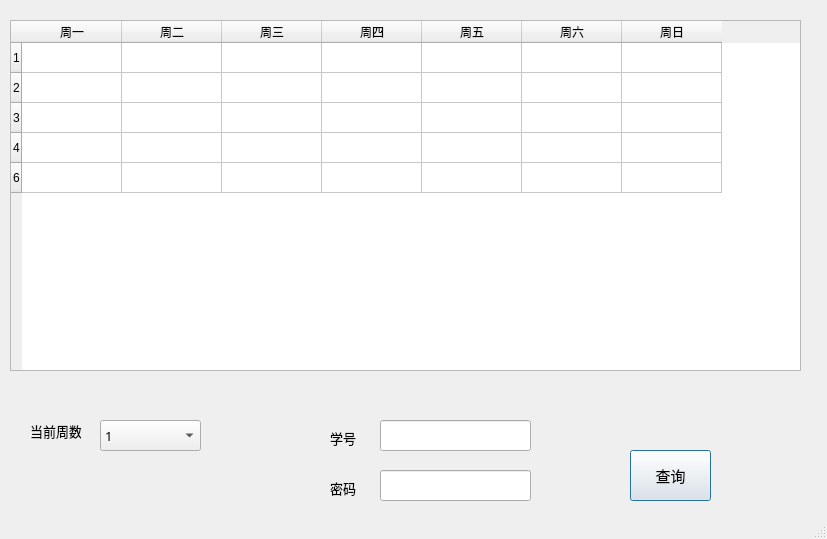
<?xml version="1.0" encoding="UTF-8"?>
<ui version="4.0">
 <class>dialog</class>
 <widget class="QDialog" name="dialog">
  <property name="windowModality">
   <enum>Qt::NonModal</enum>
  </property>
  <property name="enabled">
   <bool>true</bool>
  </property>
  <property name="geometry">
   <rect>
    <x>0</x>
    <y>0</y>
    <width>827</width>
    <height>539</height>
   </rect>
  </property>
  <property name="sizePolicy">
   <sizepolicy hsizetype="Expanding" vsizetype="Expanding">
    <horstretch>2</horstretch>
    <verstretch>2</verstretch>
   </sizepolicy>
  </property>
  <property name="sizeIncrement">
   <size>
    <width>0</width>
    <height>0</height>
   </size>
  </property>
  <property name="font">
   <font>
    <family>微软雅黑</family>
    <pointsize>10</pointsize>
   </font>
  </property>
  <property name="focusPolicy">
   <enum>Qt::NoFocus</enum>
  </property>
  <property name="windowTitle">
   <string>课表查询</string>
  </property>
  <property name="windowIcon">
   <iconset resource="res/images.qrc">
    <normaloff>:/HITers.ico</normaloff>:/HITers.ico</iconset>
  </property>
  <property name="styleSheet">
   <string notr="true">alternate-background-color: rgb(85, 0, 255);</string>
  </property>
  <property name="sizeGripEnabled">
   <bool>true</bool>
  </property>
  <widget class="QTableWidget" name="tableWidget">
   <property name="enabled">
    <bool>true</bool>
   </property>
   <property name="geometry">
    <rect>
     <x>10</x>
     <y>20</y>
     <width>791</width>
     <height>351</height>
    </rect>
   </property>
   <property name="sizePolicy">
    <sizepolicy hsizetype="Expanding" vsizetype="Expanding">
     <horstretch>2</horstretch>
     <verstretch>2</verstretch>
    </sizepolicy>
   </property>
   <property name="font">
    <font>
     <family>微软雅黑</family>
     <pointsize>10</pointsize>
    </font>
   </property>
   <property name="focusPolicy">
    <enum>Qt::NoFocus</enum>
   </property>
   <property name="contextMenuPolicy">
    <enum>Qt::DefaultContextMenu</enum>
   </property>
   <property name="acceptDrops">
    <bool>false</bool>
   </property>
   <property name="autoFillBackground">
    <bool>false</bool>
   </property>
   <property name="styleSheet">
    <string notr="true">QHeaderView::section{background:rgb(85, 170, 255)};</string>
   </property>
   <property name="inputMethodHints">
    <set>Qt::ImhMultiLine</set>
   </property>
   <property name="frameShape">
    <enum>QFrame::StyledPanel</enum>
   </property>
   <property name="frameShadow">
    <enum>QFrame::Sunken</enum>
   </property>
   <property name="lineWidth">
    <number>1</number>
   </property>
   <property name="midLineWidth">
    <number>0</number>
   </property>
   <property name="verticalScrollBarPolicy">
    <enum>Qt::ScrollBarAsNeeded</enum>
   </property>
   <property name="horizontalScrollBarPolicy">
    <enum>Qt::ScrollBarAsNeeded</enum>
   </property>
   <property name="editTriggers">
    <set>QAbstractItemView::NoEditTriggers</set>
   </property>
   <property name="showGrid">
    <bool>true</bool>
   </property>
   <property name="gridStyle">
    <enum>Qt::SolidLine</enum>
   </property>
   <property name="sortingEnabled">
    <bool>false</bool>
   </property>
   <property name="wordWrap">
    <bool>true</bool>
   </property>
   <attribute name="horizontalHeaderCascadingSectionResizes">
    <bool>false</bool>
   </attribute>
   <attribute name="horizontalHeaderStretchLastSection">
    <bool>false</bool>
   </attribute>
   <attribute name="verticalHeaderCascadingSectionResizes">
    <bool>false</bool>
   </attribute>
   <attribute name="verticalHeaderStretchLastSection">
    <bool>false</bool>
   </attribute>
   <row>
    <property name="text">
     <string>1</string>
    </property>
   </row>
   <row>
    <property name="text">
     <string>2</string>
    </property>
   </row>
   <row>
    <property name="text">
     <string>3</string>
    </property>
   </row>
   <row>
    <property name="text">
     <string>4</string>
    </property>
   </row>
   <row>
    <property name="text">
     <string>6</string>
    </property>
   </row>
   <column>
    <property name="text">
     <string>周一</string>
    </property>
    <property name="font">
     <font>
      <underline>false</underline>
     </font>
    </property>
    <property name="background">
     <color>
      <red>255</red>
      <green>255</green>
      <blue>255</blue>
     </color>
    </property>
   </column>
   <column>
    <property name="text">
     <string>周二</string>
    </property>
   </column>
   <column>
    <property name="text">
     <string>周三</string>
    </property>
   </column>
   <column>
    <property name="text">
     <string>周四</string>
    </property>
   </column>
   <column>
    <property name="text">
     <string>周五</string>
    </property>
   </column>
   <column>
    <property name="text">
     <string>周六</string>
    </property>
   </column>
   <column>
    <property name="text">
     <string>周日</string>
    </property>
   </column>
   <item row="0" column="0">
    <property name="text">
     <string/>
    </property>
   </item>
   <item row="1" column="1">
    <property name="text">
     <string/>
    </property>
   </item>
  </widget>
  <widget class="QPushButton" name="buttonQuery">
   <property name="geometry">
    <rect>
     <x>630</x>
     <y>450</y>
     <width>81</width>
     <height>51</height>
    </rect>
   </property>
   <property name="font">
    <font>
     <family>微软雅黑</family>
     <pointsize>11</pointsize>
    </font>
   </property>
   <property name="text">
    <string>查询</string>
   </property>
  </widget>
  <widget class="QLineEdit" name="lineStuid">
   <property name="geometry">
    <rect>
     <x>380</x>
     <y>420</y>
     <width>151</width>
     <height>31</height>
    </rect>
   </property>
  </widget>
  <widget class="QLineEdit" name="linePwd">
   <property name="geometry">
    <rect>
     <x>380</x>
     <y>470</y>
     <width>151</width>
     <height>31</height>
    </rect>
   </property>
   <property name="echoMode">
    <enum>QLineEdit::Password</enum>
   </property>
  </widget>
  <widget class="QLabel" name="label">
   <property name="geometry">
    <rect>
     <x>330</x>
     <y>430</y>
     <width>31</width>
     <height>16</height>
    </rect>
   </property>
   <property name="font">
    <font>
     <family>微软雅黑</family>
     <pointsize>10</pointsize>
    </font>
   </property>
   <property name="text">
    <string>学号</string>
   </property>
  </widget>
  <widget class="QLabel" name="label_2">
   <property name="geometry">
    <rect>
     <x>330</x>
     <y>480</y>
     <width>31</width>
     <height>16</height>
    </rect>
   </property>
   <property name="font">
    <font>
     <family>微软雅黑</family>
     <pointsize>10</pointsize>
    </font>
   </property>
   <property name="text">
    <string>密码</string>
   </property>
  </widget>
  <widget class="QComboBox" name="comboBox">
   <property name="geometry">
    <rect>
     <x>100</x>
     <y>420</y>
     <width>101</width>
     <height>31</height>
    </rect>
   </property>
   <property name="font">
    <font>
     <family>Source Code Pro</family>
     <pointsize>10</pointsize>
    </font>
   </property>
   <item>
    <property name="text">
     <string>1</string>
    </property>
   </item>
   <item>
    <property name="text">
     <string>2</string>
    </property>
   </item>
   <item>
    <property name="text">
     <string>3</string>
    </property>
   </item>
   <item>
    <property name="text">
     <string>4</string>
    </property>
   </item>
   <item>
    <property name="text">
     <string>5</string>
    </property>
   </item>
   <item>
    <property name="text">
     <string>6</string>
    </property>
   </item>
   <item>
    <property name="text">
     <string>7</string>
    </property>
   </item>
   <item>
    <property name="text">
     <string>8</string>
    </property>
   </item>
   <item>
    <property name="text">
     <string>9</string>
    </property>
   </item>
   <item>
    <property name="text">
     <string>10</string>
    </property>
   </item>
   <item>
    <property name="text">
     <string>11</string>
    </property>
   </item>
   <item>
    <property name="text">
     <string>12</string>
    </property>
   </item>
   <item>
    <property name="text">
     <string>13</string>
    </property>
   </item>
   <item>
    <property name="text">
     <string>14</string>
    </property>
   </item>
   <item>
    <property name="text">
     <string>15</string>
    </property>
   </item>
   <item>
    <property name="text">
     <string>16</string>
    </property>
   </item>
   <item>
    <property name="text">
     <string>17</string>
    </property>
   </item>
   <item>
    <property name="text">
     <string>18</string>
    </property>
   </item>
   <item>
    <property name="text">
     <string>19</string>
    </property>
   </item>
   <item>
    <property name="text">
     <string>20</string>
    </property>
   </item>
   <item>
    <property name="text">
     <string>21</string>
    </property>
   </item>
   <item>
    <property name="text">
     <string>22</string>
    </property>
   </item>
  </widget>
  <widget class="QLabel" name="label_3">
   <property name="geometry">
    <rect>
     <x>30</x>
     <y>420</y>
     <width>51</width>
     <height>21</height>
    </rect>
   </property>
   <property name="font">
    <font>
     <family>微软雅黑</family>
     <pointsize>10</pointsize>
    </font>
   </property>
   <property name="text">
    <string>当前周数</string>
   </property>
  </widget>
 </widget>
 <resources>
  <include location="res/images.qrc"/>
 </resources>
 <connections/>
 <slots>
  <slot>query()</slot>
 </slots>
</ui>
